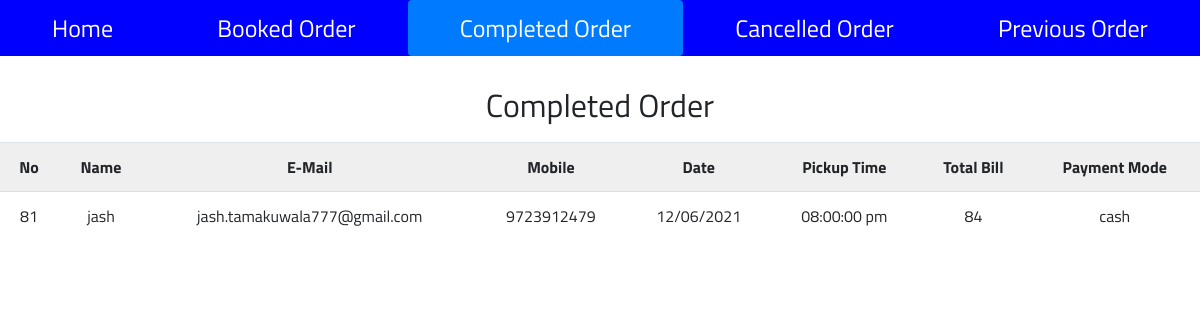
Screenshot of /admin/admin/view_takeaway_complete_order.php with the database file from the repository.
### tables this page shows
CREATE TABLE IF NOT EXISTS `takeaway_user` (
  `tuid` int(10) NOT NULL AUTO_INCREMENT,
  `name` varchar(150) NOT NULL,
  `email` varchar(150) NOT NULL,
  `mobile_no` varchar(12) NOT NULL,
  `date_time` datetime NOT NULL,
  `total_bill` int(12) NOT NULL,
  `status` int(2) NOT NULL,
  `time_of_delivery` time NOT NULL,
  `payment_mode` varchar(100) NOT NULL,
  PRIMARY KEY (`tuid`)
);

### admin/admin/view_takeaway_complete_order.php (the view, shortened to what this page needs)
<?php
    require 'db.php';
    $exec = mysqli_query($con,"select * from takeaway_user where status = 2 order by date_time DESC");
?>
<html>
    <head>
        <link rel="stylesheet" href="https://maxcdn.bootstrapcdn.com/bootstrap/4.5.2/css/bootstrap.min.css">
    </head>
    <body>
    <nav class="nav nav-pills flex-column flex-sm-row">
  <a class="flex-sm-fill text-sm-center nav-link " href="admin-panel.php">Home</a>
  <a class="flex-sm-fill text-sm-center nav-link" href="view_takeaway_order.php">Booked Order</a>
  <a class="flex-sm-fill text-sm-center nav-link active" href="view_takeaway_complete_order.php">Completed Order</a>
  <a class="flex-sm-fill text-sm-center nav-link" href="view_takeaway_cancelled_order.php">Cancelled Order</a>
  <a class="flex-sm-fill text-sm-center nav-link" href="view_previous_order.php">Previous Order</a>
</nav>
        <div class="empty">
        </div>
        <h2> Completed Order </h2>
        <div class="table-responsive">
            <table class="table">
                <tr>
                    <th>No</th>
                    <th>Name </th>
                    <th>E-Mail </th>
                    <th>Mobile</th>
                    <th>Date </th>
                    <th>Pickup Time</th>
                    <th>Total Bill</th>
                    <th>Payment Mode</th>
                </tr>
                <?php
                    while($r = mysqli_fetch_array($exec))
                    {
                ?>
                <tr>
                    <td><?php echo $r['tuid']; ?></td>
                    <td><?php echo $r['name']; ?></td>
                    <td><?php echo $r['email']; ?></td>
                    <td><?php echo $r['mobile_no']; ?></td>
                    <td><?php echo date('d/m/Y',strtotime($r['date_time'])); ?></td>
                    <td><?php echo date('h:i:s a',strtotime($r['time_of_delivery'])); ?></td>
                    <td><?php echo $r['total_bill']; ?></td>
                    <td><?php echo $r['payment_mode']; ?></td>
                </tr>
                <?php
                    }
                ?>
            </table>
        </div>
    </body>
</html>

### admin/admin/view_takeaway_complete_order.php (style rules this page uses)
.nav { background-color: blue; color: white; font-size: 24px; width: 100%; }
.nav a { color: white; font-size: 24px; text-decoration: none; padding : 10px; }
* { font-family: 'Titillium Web', sans-serif; }
table, th, tr, td { text-align: center; padding: 5px; border-collapse : collapse; }
table th { background-color: #efefef; }
a { text-decoration: none; }
.empty { padding: 10px; }
h2 { padding: 10px; text-align: center; }

### rows the page displays
takeaway_user: tuid "81", name "jash", email "jash.tamakuwala777@gmail.com", mobile_no "9723912479", date_time "12/06/2021", time_of_delivery "08:00:00 pm", total_bill "84", payment_mode "cash"
